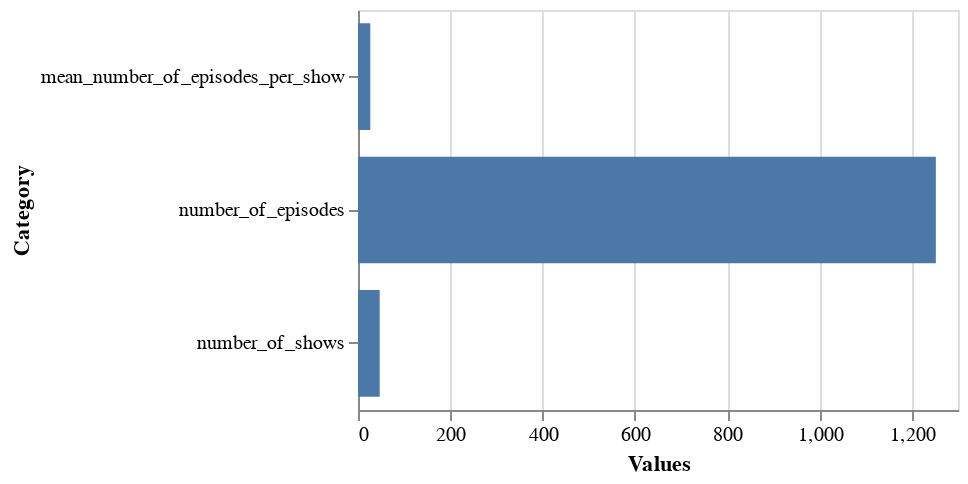

Here is the notebook cell this chart was saved with:
### Code cell
# bar chart of number of shows, number of episodes, number of episodes per show
bar_chart = alt.Chart(df_pub_barchart).mark_bar().encode(
    x='Values:Q',  # Quantitative scale for the y-axis
    y=alt.X('Category:N'),
    tooltip=['Values']
).configure_scale(
    bandPaddingInner=0.2,
)

bar_chart = bar_chart.properties(width=300, height=200)
bar_chart.save('publisher_summary_bar_chart.json')
bar_chart

### Figure 1 — Vega-Lite specification as saved in the notebook (floating-point values rounded to 4 significant figures)
{"config": {"view": {"continuousWidth": 300, "continuousHeight": 300}, "scale": {"bandPaddingInner": 0.2}}, "data": {"name": "data-7b9338d8b6ad5f48ca0266fb11a33496"}, "mark": {"type": "bar"}, "encoding": {"tooltip": [{"field": "Values", "type": "nominal"}], "x": {"field": "Values", "type": "quantitative"}, "y": {"field": "Category", "type": "nominal"}}, "height": 200, "width": 300, "$schema": "https://vega.github.io/schema/vega-lite/v5.15.1.json", "datasets": {"data-7b9338d8b6ad5f48ca0266fb11a33496": [{"Category": "number_of_shows", "Values": "47"}, {"Category": "number_of_episodes", "Values": "1252"}, {"Category": "mean_number_of_episodes_per_show", "Values": "26.638297872340427"}]}}
